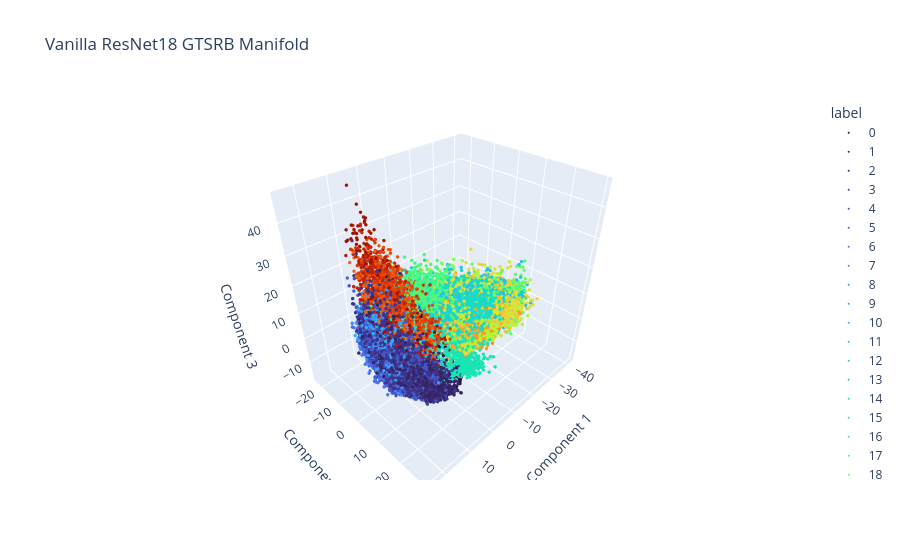

The notebook cell saved with this chart:
### Code cell
plot_embeddings(vanilla_embeddings_threedim, vanilla_labels, "Vanilla ResNet18 GTSRB Manifold", type="plotly")

### Figure 1 — Plotly figure (JSON) as saved in the notebook; plotly's stock layout.template omitted (floating-point values rounded to 4 significant figures; data arrays with more than 128 entries replaced by an {"elided": "..."} marker saying what was removed)
{"data": [{"hovertemplate": "label=0<br>Component 1=%{x}<br>Component 2=%{y}<br>Component 3=%{z}<extra></extra>", "legendgroup": "0", "marker": {"color": "#30123b", "size": 2, "symbol": "circle"}, "mode": "markers", "name": "0", "scene": "scene", "showlegend": true, "type": "scatter3d", "x": {"elided": "150 float values"}, "y": {"elided": "150 float values"}, "z": {"elided": "150 float values"}}, {"hovertemplate": "label=1<br>Component 1=%{x}<br>Component 2=%{y}<br>Component 3=%{z}<extra></extra>", "legendgroup": "1", "marker": {"color": "#372466", "size": 2, "symbol": "circle"}, "mode": "markers", "name": "1", "scene": "scene", "showlegend": true, "type": "scatter3d", "x": {"elided": "1500 float values"}, "y": {"elided": "1500 float values"}, "z": {"elided": "1500 float values"}}, {"hovertemplate": "label=2<br>Component 1=%{x}<br>Component 2=%{y}<br>Component 3=%{z}<extra></extra>", "legendgroup": "2", "marker": {"color": "#3d358b", "size": 2, "symbol": "circle"}, "mode": "markers", "name": "2", "scene": "scene", "showlegend": true, "type": "scatter3d", "x": {"elided": "1500 float values"}, "y": {"elided": "1500 float values"}, "z": {"elided": "1500 float values"}}, {"hovertemplate": "label=3<br>Component 1=%{x}<br>Component 2=%{y}<br>Component 3=%{z}<extra></extra>", "legendgroup": "3", "marker": {"color": "#4146ac", "size": 2, "symbol": "circle"}, "mode": "markers", "name": "3", "scene": "scene", "showlegend": true, "type": "scatter3d", "x": {"elided": "960 float values"}, "y": {"elided": "960 float values"}, "z": {"elided": "960 float values"}}, {"hovertemplate": "label=4<br>Component 1=%{x}<br>Component 2=%{y}<br>Component 3=%{z}<extra></extra>", "legendgroup": "4", "marker": {"color": "#4456c7", "size": 2, "symbol": "circle"}, "mode": "markers", "name": "4", "scene": "scene", "showlegend": true, "type": "scatter3d", "x": {"elided": "1320 float values"}, "y": {"elided": "1320 float values"}, "z": {"elided": "1320 float values"}}, {"hovertemplate": "label=5<br>Component 1=%{x}<br>Component 2=%{y}<br>Component 3=%{z}<extra></extra>", "legendgroup": "5", "marker": {"color": "#4666dd", "size": 2, "symbol": "circle"}, "mode": "markers", "name": "5", "scene": "scene", "showlegend": true, "type": "scatter3d", "x": {"elided": "1260 float values"}, "y": {"elided": "1260 float values"}, "z": {"elided": "1260 float values"}}, {"hovertemplate": "label=6<br>Component 1=%{x}<br>Component 2=%{y}<br>Component 3=%{z}<extra></extra>", "legendgroup": "6", "marker": {"color": "#4776ee", "size": 2, "symbol": "circle"}, "mode": "markers", "name": "6", "scene": "scene", "showlegend": true, "type": "scatter3d", "x": {"elided": "300 float values"}, "y": {"elided": "300 float values"}, "z": {"elided": "300 float values"}}, {"hovertemplate": "label=7<br>Component 1=%{x}<br>Component 2=%{y}<br>Component 3=%{z}<extra></extra>", "legendgroup": "7", "marker": {"color": "#4685fa", "size": 2, "symbol": "circle"}, "mode": "markers", "name": "7", "scene": "scene", "showlegend": true, "type": "scatter3d", "x": {"elided": "960 float values"}, "y": {"elided": "960 float values"}, "z": {"elided": "960 float values"}}, {"hovertemplate": "label=8<br>Component 1=%{x}<br>Component 2=%{y}<br>Component 3=%{z}<extra></extra>", "legendgroup": "8", "marker": {"color": "#4294ff", "size": 2, "symbol": "circle"}, "mode": "markers", "name": "8", "scene": "scene", "showlegend": true, "type": "scatter3d", "x": {"elided": "960 float values"}, "y": {"elided": "960 float values"}, "z": {"elided": "960 float values"}}, {"hovertemplate": "label=9<br>Component 1=%{x}<br>Component 2=%{y}<br>Component 3=%{z}<extra></extra>", "legendgroup": "9", "marker": {"color": "#3aa3fc", "size": 2, "symbol": "circle"}, "mode": "markers", "name": "9", "scene": "scene", "showlegend": true, "type": "scatter3d", "x": {"elided": "990 float values"}, "y": {"elided": "990 float values"}, "z": {"elided": "990 float values"}}, {"hovertemplate": "label=10<br>Component 1=%{x}<br>Component 2=%{y}<br>Component 3=%{z}<extra></extra>", "legendgroup": "10", "marker": {"color": "#2fb2f4", "size": 2, "symbol": "circle"}, "mode": "markers", "name": "10", "scene": "scene", "showlegend": true, "type": "scatter3d", "x": {"elided": "1350 float values"}, "y": {"elided": "1350 float values"}, "z": {"elided": "1350 float values"}}, {"hovertemplate": "label=11<br>Component 1=%{x}<br>Component 2=%{y}<br>Component 3=%{z}<extra></extra>", "legendgroup": "11", "marker": {"color": "#23c3e4", "size": 2, "symbol": "circle"}, "mode": "markers", "name": "11", "scene": "scene", "showlegend": true, "type": "scatter3d", "x": {"elided": "900 float values"}, "y": {"elided": "900 float values"}, "z": {"elided": "900 float values"}}, {"hovertemplate": "label=12<br>Component 1=%{x}<br>Component 2=%{y}<br>Component 3=%{z}<extra></extra>", "legendgroup": "12", "marker": {"color": "#1bd0d5", "size": 2, "symbol": "circle"}, "mode": "markers", "name": "12", "scene": "scene", "showlegend": true, "type": "scatter3d", "x": {"elided": "1410 float values"}, "y": {"elided": "1410 float values"}, "z": {"elided": "1410 float values"}}, {"hovertemplate": "label=13<br>Component 1=%{x}<br>Component 2=%{y}<br>Component 3=%{z}<extra></extra>", "legendgroup": "13", "marker": {"color": "#18dbc5", "size": 2, "symbol": "circle"}, "mode": "markers", "name": "13", "scene": "scene", "showlegend": true, "type": "scatter3d", "x": {"elided": "1440 float values"}, "y": {"elided": "1440 float values"}, "z": {"elided": "1440 float values"}}, {"hovertemplate": "label=14<br>Component 1=%{x}<br>Component 2=%{y}<br>Component 3=%{z}<extra></extra>", "legendgroup": "14", "marker": {"color": "#1ae4b6", "size": 2, "symbol": "circle"}, "mode": "markers", "name": "14", "scene": "scene", "showlegend": true, "type": "scatter3d", "x": {"elided": "540 float values"}, "y": {"elided": "540 float values"}, "z": {"elided": "540 float values"}}, {"hovertemplate": "label=15<br>Component 1=%{x}<br>Component 2=%{y}<br>Component 3=%{z}<extra></extra>", "legendgroup": "15", "marker": {"color": "#25eca7", "size": 2, "symbol": "circle"}, "mode": "markers", "name": "15", "scene": "scene", "showlegend": true, "type": "scatter3d", "x": {"elided": "420 float values"}, "y": {"elided": "420 float values"}, "z": {"elided": "420 float values"}}, {"hovertemplate": "label=16<br>Component 1=%{x}<br>Component 2=%{y}<br>Component 3=%{z}<extra></extra>", "legendgroup": "16", "marker": {"color": "#35f394", "size": 2, "symbol": "circle"}, "mode": "markers", "name": "16", "scene": "scene", "showlegend": true, "type": "scatter3d", "x": {"elided": "300 float values"}, "y": {"elided": "300 float values"}, "z": {"elided": "300 float values"}}, {"hovertemplate": "label=17<br>Component 1=%{x}<br>Component 2=%{y}<br>Component 3=%{z}<extra></extra>", "legendgroup": "17", "marker": {"color": "#4af880", "size": 2, "symbol": "circle"}, "mode": "markers", "name": "17", "scene": "scene", "showlegend": true, "type": "scatter3d", "x": {"elided": "750 float values"}, "y": {"elided": "750 float values"}, "z": {"elided": "750 float values"}}, {"hovertemplate": "label=18<br>Component 1=%{x}<br>Component 2=%{y}<br>Component 3=%{z}<extra></extra>", "legendgroup": "18", "marker": {"color": "#61fc6c", "size": 2, "symbol": "circle"}, "mode": "markers", "name": "18", "scene": "scene", "showlegend": true, "type": "scatter3d", "x": {"elided": "810 float values"}, "y": {"elided": "810 float values"}, "z": {"elided": "810 float values"}}, {"hovertemplate": "label=19<br>Component 1=%{x}<br>Component 2=%{y}<br>Component 3=%{z}<extra></extra>", "legendgroup": "19", "marker": {"color": "#79fe59", "size": 2, "symbol": "circle"}, "mode": "markers", "name": "19", "scene": "scene", "showlegend": true, "type": "scatter3d", "x": {"elided": "150 float values"}, "y": {"elided": "150 float values"}, "z": {"elided": "150 float values"}}, {"hovertemplate": "label=20<br>Component 1=%{x}<br>Component 2=%{y}<br>Component 3=%{z}<extra></extra>", "legendgroup": "20", "marker": {"color": "#8fff49", "size": 2, "symbol": "circle"}, "mode": "markers", "name": "20", "scene": "scene", "showlegend": true, "type": "scatter3d", "x": {"elided": "240 float values"}, "y": {"elided": "240 float values"}, "z": {"elided": "240 float values"}}, {"hovertemplate": "label=21<br>Component 1=%{x}<br>Component 2=%{y}<br>Component 3=%{z}<extra></extra>", "legendgroup": "21", "marker": {"color": "#a4fc3c", "size": 2, "symbol": "circle"}, "mode": "markers", "name": "21", "scene": "scene", "showlegend": true, "type": "scatter3d", "x": {"elided": "240 float values"}, "y": {"elided": "240 float values"}, "z": {"elided": "240 float values"}}, {"hovertemplate": "label=22<br>Component 1=%{x}<br>Component 2=%{y}<br>Component 3=%{z}<extra></extra>", "legendgroup": "22", "marker": {"color": "#b4f836", "size": 2, "symbol": "circle"}, "mode": "markers", "name": "22", "scene": "scene", "showlegend": true, "type": "scatter3d", "x": {"elided": "270 float values"}, "y": {"elided": "270 float values"}, "z": {"elided": "270 float values"}}, {"hovertemplate": "label=23<br>Component 1=%{x}<br>Component 2=%{y}<br>Component 3=%{z}<extra></extra>", "legendgroup": "23", "marker": {"color": "#c3f134", "size": 2, "symbol": "circle"}, "mode": "markers", "name": "23", "scene": "scene", "showlegend": true, "type": "scatter3d", "x": {"elided": "360 float values"}, "y": {"elided": "360 float values"}, "z": {"elided": "360 float values"}}, {"hovertemplate": "label=24<br>Component 1=%{x}<br>Component 2=%{y}<br>Component 3=%{z}<extra></extra>", "legendgroup": "24", "marker": {"color": "#d2e935", "size": 2, "symbol": "circle"}, "mode": "markers", "name": "24", "scene": "scene", "showlegend": true, "type": "scatter3d", "x": {"elided": "180 float values"}, "y": {"elided": "180 float values"}, "z": {"elided": "180 float values"}}, {"hovertemplate": "label=25<br>Component 1=%{x}<br>Component 2=%{y}<br>Component 3=%{z}<extra></extra>", "legendgroup": "25", "marker": {"color": "#dfdf37", "size": 2, "symbol": "circle"}, "mode": "markers", "name": "25", "scene": "scene", "showlegend": true, "type": "scatter3d", "x": {"elided": "1020 float values"}, "y": {"elided": "1020 float values"}, "z": {"elided": "1020 float values"}}, {"hovertemplate": "label=26<br>Component 1=%{x}<br>Component 2=%{y}<br>Component 3=%{z}<extra></extra>", "legendgroup": "26", "marker": {"color": "#ebd339", "size": 2, "symbol": "circle"}, "mode": "markers", "name": "26", "scene": "scene", "showlegend": true, "type": "scatter3d", "x": {"elided": "420 float values"}, "y": {"elided": "420 float values"}, "z": {"elided": "420 float values"}}, {"hovertemplate": "label=27<br>Component 1=%{x}<br>Component 2=%{y}<br>Component 3=%{z}<extra></extra>", "legendgroup": "27", "marker": {"color": "#f4c73a", "size": 2, "symbol": "circle"}, "mode": "markers", "name": "27", "scene": "scene", "showlegend": true, "type": "scatter3d", "x": {"elided": "180 float values"}, "y": {"elided": "180 float values"}, "z": {"elided": "180 float values"}}, {"hovertemplate": "label=28<br>Component 1=%{x}<br>Component 2=%{y}<br>Component 3=%{z}<extra></extra>", "legendgroup": "28", "marker": {"color": "#faba39", "size": 2, "symbol": "circle"}, "mode": "markers", "name": "28", "scene": "scene", "showlegend": true, "type": "scatter3d", "x": {"elided": "360 float values"}, "y": {"elided": "360 float values"}, "z": {"elided": "360 float values"}}, {"hovertemplate": "label=29<br>Component 1=%{x}<br>Component 2=%{y}<br>Component 3=%{z}<extra></extra>", "legendgroup": "29", "marker": {"color": "#fdac34", "size": 2, "symbol": "circle"}, "mode": "markers", "name": "29", "scene": "scene", "showlegend": true, "type": "scatter3d", "x": {"elided": "180 float values"}, "y": {"elided": "180 float values"}, "z": {"elided": "180 float values"}}, {"hovertemplate": "label=30<br>Component 1=%{x}<br>Component 2=%{y}<br>Component 3=%{z}<extra></extra>", "legendgroup": "30", "marker": {"color": "#fe9b2d", "size": 2, "symbol": "circle"}, "mode": "markers", "name": "30", "scene": "scene", "showlegend": true, "type": "scatter3d", "x": {"elided": "300 float values"}, "y": {"elided": "300 float values"}, "z": {"elided": "300 float values"}}, {"hovertemplate": "label=31<br>Component 1=%{x}<br>Component 2=%{y}<br>Component 3=%{z}<extra></extra>", "legendgroup": "31", "marker": {"color": "#fd8a26", "size": 2, "symbol": "circle"}, "mode": "markers", "name": "31", "scene": "scene", "showlegend": true, "type": "scatter3d", "x": {"elided": "540 float values"}, "y": {"elided": "540 float values"}, "z": {"elided": "540 float values"}}, {"hovertemplate": "label=32<br>Component 1=%{x}<br>Component 2=%{y}<br>Component 3=%{z}<extra></extra>", "legendgroup": "32", "marker": {"color": "#f9751d", "size": 2, "symbol": "circle"}, "mode": "markers", "name": "32", "scene": "scene", "showlegend": true, "type": "scatter3d", "x": {"elided": "180 float values"}, "y": {"elided": "180 float values"}, "z": {"elided": "180 float values"}}, {"hovertemplate": "label=33<br>Component 1=%{x}<br>Component 2=%{y}<br>Component 3=%{z}<extra></extra>", "legendgroup": "33", "marker": {"color": "#f36315", "size": 2, "symbol": "circle"}, "mode": "markers", "name": "33", "scene": "scene", "showlegend": true, "type": "scatter3d", "x": {"elided": "480 float values"}, "y": {"elided": "480 float values"}, "z": {"elided": "480 float values"}}, {"hovertemplate": "label=34<br>Component 1=%{x}<br>Component 2=%{y}<br>Component 3=%{z}<extra></extra>", "legendgroup": "34", "marker": {"color": "#ec530f", "size": 2, "symbol": "circle"}, "mode": "markers", "name": "34", "scene": "scene", "showlegend": true, "type": "scatter3d", "x": {"elided": "300 float values"}, "y": {"elided": "300 float values"}, "z": {"elided": "300 float values"}}, {"hovertemplate": "label=35<br>Component 1=%{x}<br>Component 2=%{y}<br>Component 3=%{z}<extra></extra>", "legendgroup": "35", "marker": {"color": "#e4450a", "size": 2, "symbol": "circle"}, "mode": "markers", "name": "35", "scene": "scene", "showlegend": true, "type": "scatter3d", "x": {"elided": "810 float values"}, "y": {"elided": "810 float values"}, "z": {"elided": "810 float values"}}, {"hovertemplate": "label=36<br>Component 1=%{x}<br>Component 2=%{y}<br>Component 3=%{z}<extra></extra>", "legendgroup": "36", "marker": {"color": "#da3907", "size": 2, "symbol": "circle"}, "mode": "markers", "name": "36", "scene": "scene", "showlegend": true, "type": "scatter3d", "x": {"elided": "270 float values"}, "y": {"elided": "270 float values"}, "z": {"elided": "270 float values"}}, {"hovertemplate": "label=37<br>Component 1=%{x}<br>Component 2=%{y}<br>Component 3=%{z}<extra></extra>", "legendgroup": "37", "marker": {"color": "#ce2d04", "size": 2, "symbol": "circle"}, "mode": "markers", "name": "37", "scene": "scene", "showlegend": true, "type": "scatter3d", "x": {"elided": "150 float values"}, "y": {"elided": "150 float values"}, "z": {"elided": "150 float values"}}, {"hovertemplate": "label=38<br>Component 1=%{x}<br>Component 2=%{y}<br>Component 3=%{z}<extra></extra>", "legendgroup": "38", "marker": {"color": "#c12302", "size": 2, "symbol": "circle"}, "mode": "markers", "name": "38", "scene": "scene", "showlegend": true, "type": "scatter3d", "x": {"elided": "1380 float values"}, "y": {"elided": "1380 float values"}, "z": {"elided": "1380 float values"}}, {"hovertemplate": "label=39<br>Component 1=%{x}<br>Component 2=%{y}<br>Component 3=%{z}<extra></extra>", "legendgroup": "39", "marker": {"color": "#b21a01", "size": 2, "symbol": "circle"}, "mode": "markers", "name": "39", "scene": "scene", "showlegend": true, "type": "scatter3d", "x": {"elided": "210 float values"}, "y": {"elided": "210 float values"}, "z": {"elided": "210 float values"}}, {"hovertemplate": "label=40<br>Component 1=%{x}<br>Component 2=%{y}<br>Component 3=%{z}<extra></extra>", "legendgroup": "40", "marker": {"color": "#a11201", "size": 2, "symbol": "circle"}, "mode": "markers", "name": "40", "scene": "scene", "showlegend": true, "type": "scatter3d", "x": {"elided": "240 float values"}, "y": {"elided": "240 float values"}, "z": {"elided": "240 float values"}}, {"hovertemplate": "label=41<br>Component 1=%{x}<br>Component 2=%{y}<br>Component 3=%{z}<extra></extra>", "legendgroup": "41", "marker": {"color": "#8e0a01", "size": 2, "symbol": "circle"}, "mode": "markers", "name": "41", "scene": "scene", "showlegend": true, "type": "scatter3d", "x": {"elided": "180 float values"}, "y": {"elided": "180 float values"}, "z": {"elided": "180 float values"}}, {"hovertemplate": "label=42<br>Component 1=%{x}<br>Component 2=%{y}<br>Component 3=%{z}<extra></extra>", "legendgroup": "42", "marker": {"color": "#7a0403", "size": 2, "symbol": "circle"}, "mode": "markers", "name": "42", "scene": "scene", "showlegend": true, "type": "scatter3d", "x": {"elided": "180 float values"}, "y": {"elided": "180 float values"}, "z": {"elided": "180 float values"}}], "layout": {"legend": {"title": {"text": "label"}, "tracegroupgap": 0}, "scene": {"domain": {"x": [0, 1], "y": [0, 1]}, "xaxis": {"title": {"text": "Component 1"}}, "yaxis": {"title": {"text": "Component 2"}}, "zaxis": {"title": {"text": "Component 3"}}}, "title": {"text": "Vanilla ResNet18 GTSRB Manifold"}}}
